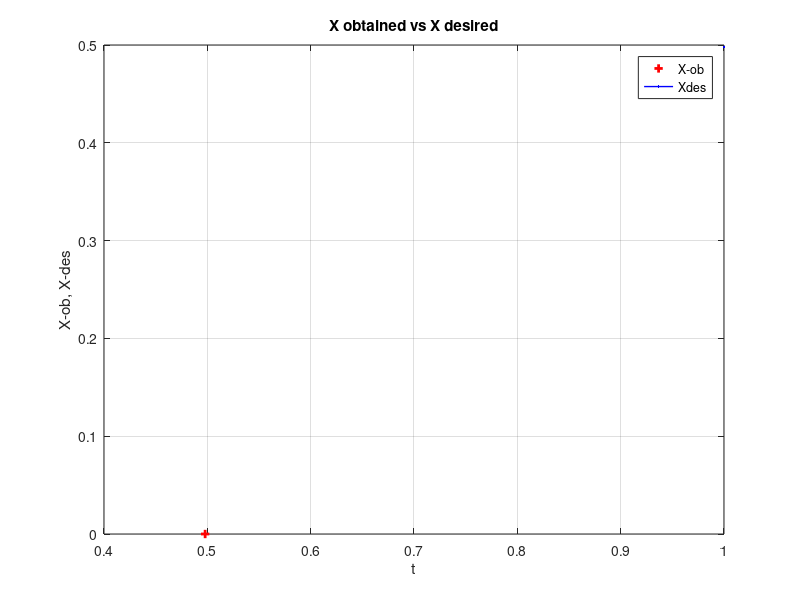
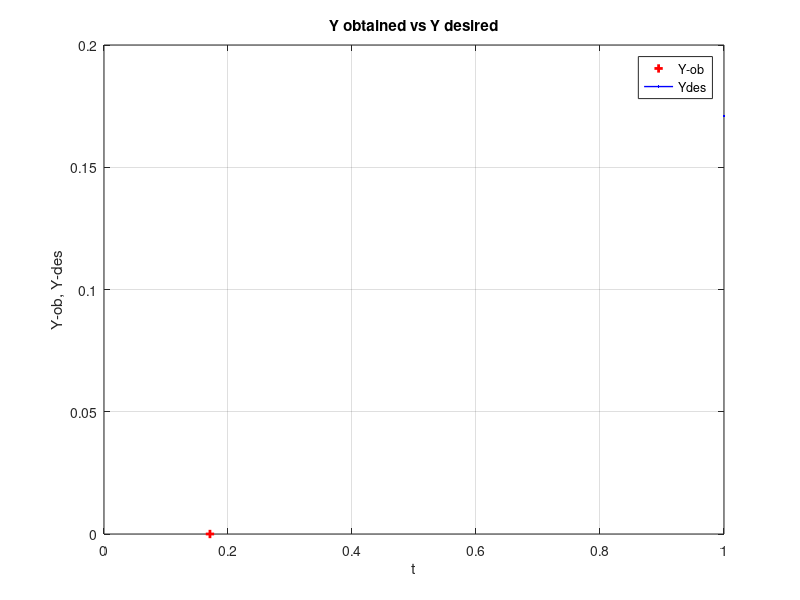
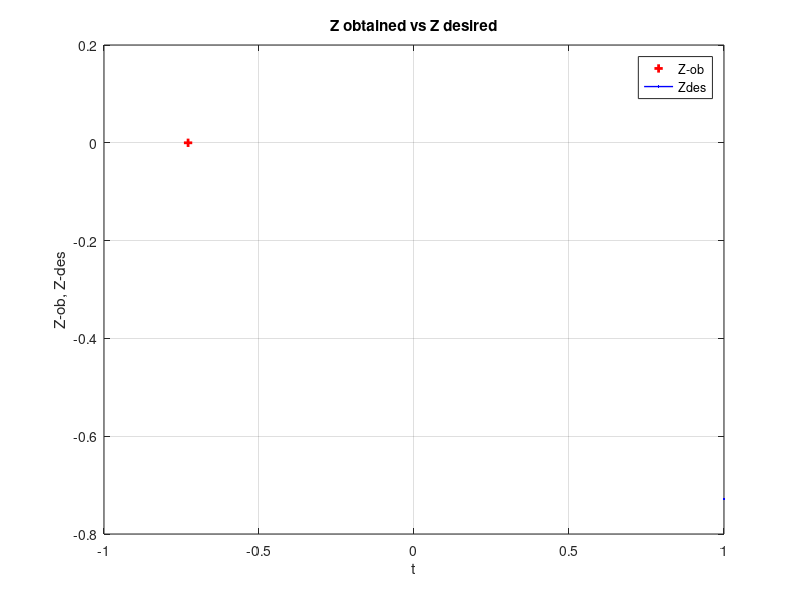
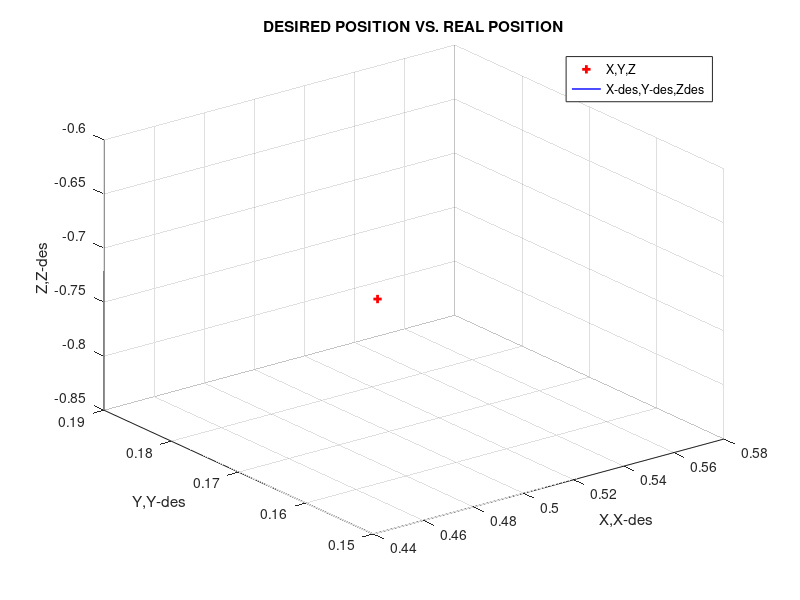

MATLAB code to generate these figures, in order:
L=0.2;
l=0.296;
T=5;
ty=1;
d=0.200;
R=0.200;
Wb=0.100;
Sb=6*Wb/sqrt(3);
Ub=sqrt(3)*Sb/3;
Up=0.50;
Sp=Up*3/sqrt(3);
Wp=sqrt(3)*Sp/6;
a=Wb-Up;
b=Sp/2-(sqrt(3)/2)*Wb;
c=Wp-1/2*Wb;
theta1=30;theta2=30;theta3=30;
%centre of the figure
hx=0.3;
ky=0.2;
%time
t0=0;
tf=4;
%sampling distance
p_1=.05;
%frequency
w1 = 2;
w2 = 4;
sampling=(tf-t0)/p_1;
for s=1:sampling;

t=s*p_1;
%equation for a obtaining lissajous figure
x = R*sin(w1*t)+hx;
y = R*cos(w1*t)+ky;
z = 0.1*sin(w2*t)-0.7;
% desired position
d = [x, y, z];
%IPK
a = Wb - Up;
b = (Sp/2.0) - ((sqrt(3.0)/2.0) * Wb);
c = Wp - (Wb/2.0);
E1 = (2.0 * L) * (d(2) + a);
F1 = (2.0 * d(3)) * L;
G1 = d(1)^2 + d(2)^2 + d(3)^2 + a^2 + L^2 + (2.0 * d(2) * a) - l^2;
E2 = -L * ((sqrt(3.0) * (d(1) + b)) + d(2) + c);
F2 = 2.0 * d(3) * L;
G2 = d(1)^2 + d(2)^2 + d(3)^2 + b^2 + c^2 + L^2 + (2.0 * ((d(1) * b) + (d(2) * c))) - l^2;
E3 = L * ((sqrt(3.0) * (d(1) - b)) - d(2) - c);
F3 = 2.0 * d(3) * L;
G3 = d(1)^2 + d(2)^2 + d(3)^2 + b^2 + c^2 + L^2 + (2.0 * (-(d(1) * b) + (d(2) * c))) - l^2;
t1 = (-F1 - sqrt(F1^2 - G1^2 + E1^2)) / (G1 - E1);
t2 = (-F2 - sqrt(F2^2 - G2^2 + E2^2)) / (G2 - E2);
t3 = (-F3 - sqrt(F3^2 - G3^2 + E3^2)) / (G3 - E3);
theta1 = 2*atan(t1);
theta2 = 2*atan(t2);
theta3 = 2*atan(t3);
%FPK
x1 = 0;
y1 = -Wb - (L*(cos(theta1))) + Up;
z1 = -L * (sin(theta1));
r1 = l;
x2 = (((sqrt(3))/2)*(Wb+(L*(cos(theta2))))) - (Sp/2);
y2 = 0.5*(Wb+(L*(cos(theta2)))) - Wp;
z2 = -L*(sin(theta2));
r2 = l;
x3 = (((-sqrt(3))/2)*(Wb+(L*(cos(theta3))))) + (Sp/2);
y3 = 0.5*(Wb+(L*(cos(theta3)))) - Wp;
z3 = -L*(sin(theta3));
r3 = l;
a11 = 2*(x3-x1);
a12 = 2*(y3-y1);
a13 = 2*(z3-z1);
a21 = 2*(x3-x2);
a22 = 2*(y3-y2);
a23 = 2*(z3-z2);
b1 = r1^2-r3^2-x1^2-y1^2-z1^2+x3^2+y3^2+z3^2;
b2 = r2^2-r3^2-x2^2-y2^2-z2^2+x3^2+y3^2+z3^2;
a1 = a11/a13 - a21/a23;
a2 = a12/a13 - a22/a23;
a3 = b2/a23 - b1/a13;
a4 = -a2/a1;
a5 = -a3/a1;
a6 = ((-a21*a4)-a22)/a23;
a7 = (b2-(a21*a5))/a23;
a = a4^2 + 1 + a6^2;
b = (2*a4)*(a5-x1) - (2*y1) + (2*a6)*(a7-z1);
c = a5*(a5-(2*x1)) + a7*(a7-(2*z1)) + x1^2 + y1^2 + z1^2 - r1^2;
yp = (-b + sqrt((b^2)-(4*a*c)))/(2*a);
yn = (-b - sqrt((b^2)-(4*a*c)))/(2*a);
xp = a4*yp + a5;
xn = a4*yn + a5;
zp = a6*yp + a7;
zn = a6*yn + a7;
%end effector's position
px1 = xp;
py1 = yp;
pz1 = zp;

end
figure(1)
plot(px1,'+r','LineWidth', 2);
grid on
hold on
plot(x,'b','LineWidth', 1);
hold on
grid on
title('X obtained vs X desired');legend('X-ob','Xdes');xlabel('t');ylabel('X-ob, X-des');
figure(2)
plot(py1,'+r','LineWidth', 2);
grid on
hold on
plot(y,'b','LineWidth', 1);
hold on
grid on
title('Y obtained vs Y desired');legend('Y-ob','Ydes');xlabel('t');ylabel('Y-ob, Y-des');
figure(3)
plot(pz1,'+r','LineWidth', 2);
grid on
hold on
plot(z,'b','LineWidth', 1);
hold on
grid on
title('Z obtained vs Z desired');legend('Z-ob','Zdes');xlabel('t');ylabel('Z-ob, Z-des');
figure(4)
plot3(px1,py1,pz1,'+r','LineWidth', 2)
grid on
hold on
plot3(x,y,z,'b','LineWidth', 1)
grid on
hold on
title('DESIRED POSITION VS. REAL POSITION');legend('X,Y,Z','X-des,Y-des,Zdes');xlabel('X,X-des');ylabel('Y,Y-des');zlabel('Z,Z-des');